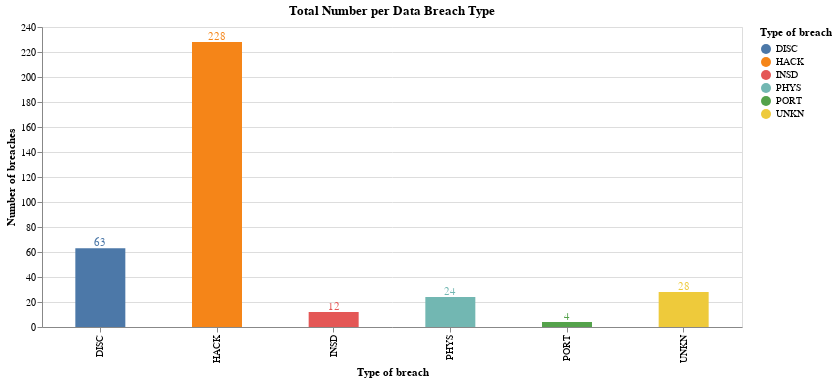

Notebook code cell kept with this figure:
### Code cell
# I was able to create this bar graph that look much better than the pie chart.  

bars = alt.Chart(df3).mark_bar(size=50).encode(
    x=alt.X("Type of breach"),
    y=alt.Y("count():Q", axis=alt.Axis(title='Number of breaches')),
    tooltip=[alt.Tooltip('count()', title='Number of articles'), 'Type of breach'],
    color='Type of breach'

)

text = bars.mark_text(
    align='center',
    baseline='bottom',
).encode(
    text='count()'
)

(bars + text).interactive().properties(
    height=300, 
    width=700,
    title = "Total Number per Data Breach Type",
)

### Figure 1 — Vega-Lite specification as saved in the notebook (floating-point values rounded to 4 significant figures; data arrays with more than 128 entries replaced by an {"elided": "..."} marker saying what was removed)
{"config": {"view": {"continuousWidth": 400, "continuousHeight": 300}}, "layer": [{"mark": {"type": "bar", "size": 50}, "encoding": {"color": {"type": "nominal", "field": "Type of breach"}, "tooltip": [{"type": "quantitative", "aggregate": "count", "title": "Number of articles"}, {"type": "nominal", "field": "Type of breach"}], "x": {"type": "nominal", "field": "Type of breach"}, "y": {"type": "quantitative", "aggregate": "count", "axis": {"title": "Number of breaches"}}}, "selection": {"selector001": {"type": "interval", "bind": "scales", "encodings": ["x", "y"]}}}, {"mark": {"type": "text", "align": "center", "baseline": "bottom"}, "encoding": {"color": {"type": "nominal", "field": "Type of breach"}, "text": {"type": "quantitative", "aggregate": "count"}, "tooltip": [{"type": "quantitative", "aggregate": "count", "title": "Number of articles"}, {"type": "nominal", "field": "Type of breach"}], "x": {"type": "nominal", "field": "Type of breach"}, "y": {"type": "quantitative", "aggregate": "count", "axis": {"title": "Number of breaches"}}}}], "data": {"name": "data-86c8e126b973198ab9d1dc98f3207bba"}, "height": 300, "title": "Total Number per Data Breach Type", "width": 700, "$schema": "https://vega.github.io/schema/vega-lite/v4.8.1.json", "datasets": {"data-86c8e126b973198ab9d1dc98f3207bba": {"elided": "359 records"}}}
